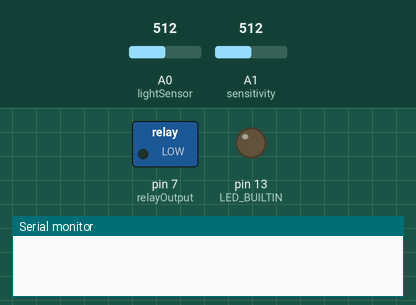
This sketch was run on a simulated Arduino Uno, built with avr-gcc and run on an emulated ATmega328P. On the bench: switched loads named in the sketch (green lamp = pin HIGH), output pins drawn as LEDs (lit = HIGH), the last lines printed to the serial monitor. The test bench sets the inputs (shaded band); at power-on: A0 (lightSensor) = 512, A1 (sensitivity) = 512.

Above: at 0.1 s.
At 1.1 s:
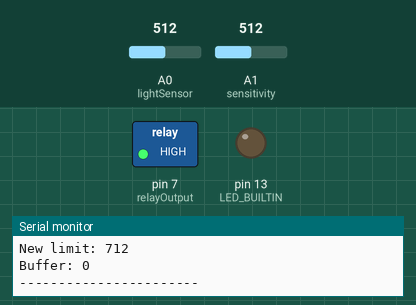
Timing chart, 0 to 2.6 s (numbered marks = the images above):
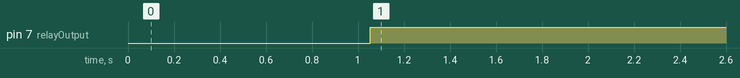

Measured:
- by itself, pin 7 (relayOutput): LOW → HIGH at 1.1 s

The sketch:

light.ino
```cpp
const int minimum = 400;
const int lightSensor = A0;
const int sensitivity = A1;
const int relayOutput = 7;
const byte bufferMax = 127;
byte buffer = 0;

void setup() {
  pinMode(lightSensor, INPUT);
  pinMode(sensitivity, INPUT);
  pinMode(LED_BUILTIN, OUTPUT);
  pinMode(relayOutput, OUTPUT);
  Serial.begin(9600);
}

void loop() {
  delay(1000);
  int lightLevel = analogRead(lightSensor);
  int sensitivitySettings = analogRead(sensitivity);
  int limit = calculateLimit(lightLevel, sensitivitySettings, minimum);
  bool limitReached = lightLevel > limit;
  bool ON = buffer == bufferMax;
  updateBuffer(limitReached);
  printDebugMessage(lightLevel, limitReached, sensitivitySettings, limit, ON);
  if (ON) {
    digitalWrite(relayOutput, LOW);
  } else {
    digitalWrite(relayOutput, HIGH);
  }
}

/**
 * The buffer serves to smooth out oscillating light levels.
 * The light level might oscilate around the intended light level limit
 * and this might cause the light controller to flicker uncontrollably.
 * If the limit for light being lit has been reached a 1 is written to the
 * right most bit of the buffer. Each cycle the buffer is right shifted which
 * causes the byte value of the buffer to change. The light will only turn on if the
 * byte has all of its bits set. Oscillating values will never allow
 * the buffer to reach its max value and will not cause the light to turn on.
 **/
void updateBuffer(bool limitReached) {
  if (limitReached) {
    buffer = buffer | B10000000;
  }
  buffer = buffer >> 1;
}

void printDebugMessage(int lightLevel, int limitReached,
                       int sensitivitySettings, int limit, bool on) {
  Serial.print("Light level:");
  Serial.println(lightLevel);
  Serial.print("Limit reached:");
  Serial.println(limitReached);
  Serial.print("Light ON:");
  Serial.println(on);
  Serial.print("Sensitivity: ");
  Serial.println(sensitivitySettings);
  Serial.print("New limit: ");
  Serial.println(limit);
  Serial.print("Buffer: ");
  Serial.println(buffer);
  Serial.println("-----------------------");
}

/**
 * The Arduino's ADC module has the value range of 0 - 1024. However to achieve more
 * sensitivity in the region of values that is typical for light conditions that occur
 * it has been limited to minimal value that is set as constant at the top of the program.
 **/
int calculateLimit(int lightLevel, int sensitivitySettings, int minimum) {
  float ratio = ((float)sensitivitySettings)/((float)1024);
  return ((1024 - minimum) * ratio) + minimum;
}
```
